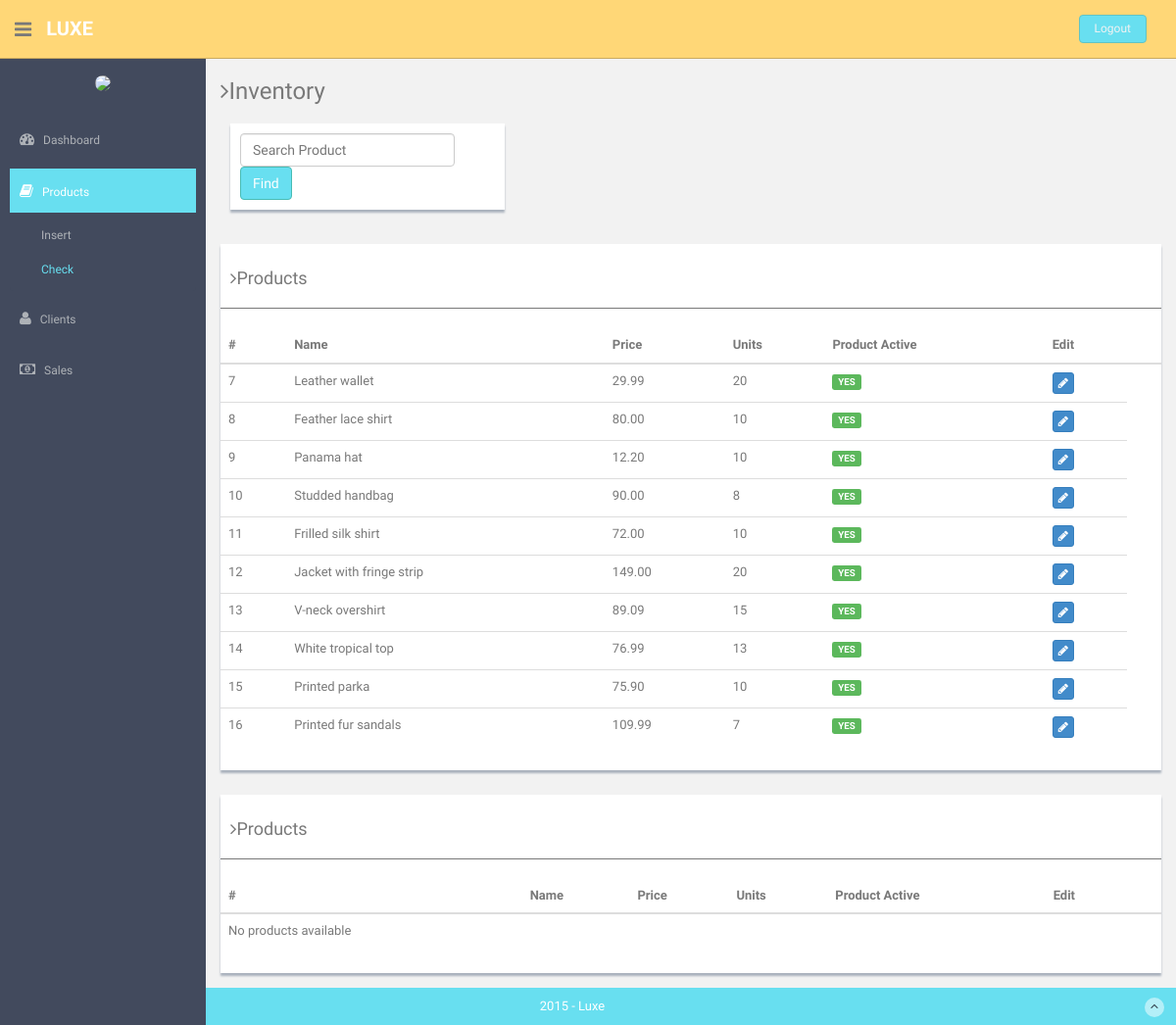
The page /inventory.php (signed in) on the database its author committed.
### tables this page shows
CREATE TABLE `Products` (
  `ProdId` int(4) NOT NULL AUTO_INCREMENT,
  `ProdName` varchar(100) NOT NULL,
  `ProdPrice` decimal(6,2) NOT NULL,
  `ProdUnits` int(2) NOT NULL,
  `ProdActive` enum('YES','NO') NOT NULL DEFAULT 'YES',
  PRIMARY KEY (`ProdId`),
  KEY `ProdId` (`ProdId`),
  KEY `ProdId_2` (`ProdId`)
);

### functions.php (called while the page is built, shortened)
<?php
	function viewActiveProducts(){
	      $db = Database::connect();
	      $db->setAttribute(PDO::ATTR_ERRMODE, PDO::ERRMODE_EXCEPTION);
	      $stmt = $db->query('select * from Products where ProdActive = "YES";');
         return $stmt;
	}
	function viewNonActiveProducts(){
	      $db = Database::connect();
	      $db->setAttribute(PDO::ATTR_ERRMODE, PDO::ERRMODE_EXCEPTION);
	      $stmt = $db->query('select * from Products where ProdActive = "NO";');
         return $stmt;
	}
?>

### inventory.php (the view, shortened to what this page needs)
<?php require_once 'functions.php';?>
<!DOCTYPE html>
<html lang="en">
  <head>
    <link href="assets/css/bootstrap.css" rel="stylesheet">
    <link href="assets/font-awesome/css/font-awesome.css" rel="stylesheet" />
    <link href="assets/css/style.css" rel="stylesheet">
    <link href="assets/css/style-responsive.css" rel="stylesheet">
  </head>
  <body>
  <section id="container" >
      <header class="header black-bg">
              <div class="sidebar-toggle-box">
                  <div class="fa fa-bars tooltips" data-placement="right" data-original-title="Toggle Navigation"></div>
              </div>
            <a href="index.php" class="logo"><b>Luxe</b></a>
            <div class="top-menu">
            	<ul class="nav pull-right top-menu">
                    <li><a class="logout" href="login.php">Logout</a></li>
            	</ul>
            </div>
        </header>
      <aside>
          <div id="sidebar"  class="nav-collapse ">
              <ul class="sidebar-menu" id="nav-accordion">
              	  <p class="centered"><img src="assets/img/ui-juan.jpg" class="img-circle" width="60"></p>
                  <li class="mt">
                      <a href="index.php">
                          <i class="fa fa-dashboard"></i>
                          <span>Dashboard</span>
                      </a>
                  </li>
                  <li class="sub-menu">
                      <a class="active" href="javascript:;" >
                          <i class="fa fa-book"></i>
                          <span>Products</span>
                      </a>
                      <ul class="sub">
                          <li><a href="formInventory.php">Insert</a></li>
                          <li class="active"><a href="inventory.php">Check</a></li>
                      </ul>
                  </li>
                  <li class="sub-menu">
                      <a id="products" href="javascript:;" >
                          <i class="fa fa-user"></i>
                          <span>Clients</span>
                      </a>
                  </li>
                  <li class="sub-menu">
                      <a href="sales.php">
                          <i class="fa fa-money"></i>
                          <span>Sales</span>
                      </a>
                  </li>
              </ul>
          </div>
      </aside>
      <section id="main-content">
          <section class="wrapper site-min-height">
          	<h3><i class="fa fa-angle-right"></i>Inventory</h3>
				<div class="row">
					<div class="col-md-4">
						<div class="form-panel">
							<form class="form-inline">
								<div class="form-group">
									<input type="text" class="form-control" name="productName" id="productName" placeholder="Search Product">
								</div>
								<span id="productFinder" class="btn btn-theme">Find</span>
							</form>
						</div>
					</div>
				</div>
          	<div class="row mt">
          		<div class="col-md-12">
	                  	  <div class="content-panel">
	                  	  	  <h4><i class="fa fa-angle-right"></i>Products</h4>
	                  	  	  <hr>
		                      <table class="table table-hover">
                              <thead>
                                 <tr>
                                    <th>#</th>
                                    <th>Name</th>
                                    <th>Price</th>
                                    <th>Units</th>
												<th>Product Active</th>
												<th>Edit</th>
												<th></th>
                                 </tr>
                              </thead>
                              <tbody>
                                 <?php
                                    $results = viewActiveProducts();
                                    if($results -> rowCount()<=0){
                                       echo '<tr><td>No products available</td></tr>';
                                    }else{
                                       foreach ($results as $row) {
                                          echo '<tr>';
                                          echo '<td>'. $row['ProdId'] . '</td>';
                                          echo '<td>'. $row['ProdName'].'</td>';
                                          echo '<td>'. $row['ProdPrice'].'</td>';
                                          echo '<td>'. $row['ProdUnits'].'</td>';
														echo '<td><span class="label label-success">'.$row['ProdActive'].'</span></td>';
                                          echo '<td>
                                               <a href="editProduct.php?id='.$row['ProdId'].'" class="btn btn-primary btn-xs"><i class="fa fa-pencil"></i></a>
                                               </td>';
                                          echo '</tr>';
                                       }
                                    }
                                 ?>
                              </tbody>
                            </table>
	                  	  </div>
	                  </div>
		          		<div class="col-md-12 mt">
			                  	  <div class="content-panel">
			                  	  	  <h4><i class="fa fa-angle-right"></i>Products</h4>
			                  	  	  <hr>
				                      <table class="table">
		                              <thead>
		                                 <tr>
		                                    <th>#</th>
		                                    <th>Name</th>
		                                    <th>Price</th>
		                                    <th>Units</th>
														<th>Product Active</th>
														<th>Edit</th>
														<th></th>
		                                 </tr>
		                              </thead>
		                              <tbody>
		                                 <?php
		                                    $results = viewNonActiveProducts();
		                                    if($results -> rowCount()<=0){
		                                       echo '<tr><td>No products available</td></tr>';
		                                    }
		                                 ?>
		                              </tbody>
		                            </table>
			                  	  </div>
			                  </div>
          	</div>
		</section>
      </section>
      <footer class="site-footer">
          <div class="text-center">
              2015 - Luxe
              <a href="inventory.php#" class="go-top">
                  <i class="fa fa-angle-up"></i>
              </a>
          </div>
      </footer>
  </section>
  </body>
</html>

### assets/css/style.css (style rules this page uses)
body { color: #797979; background: #f2f2f2; font-family: 'Ruda', sans-serif; padding: 0px !important; margin: 0px !important; font-size:13px; }
ul li { list-style: none; }
a, a:hover, a:focus { text-decoration: none; outline: none; }
#container { width: 100%; height: 100%; }
.btn-theme { color: #fff; background-color: #68dff0; border-color: #48bcb4; }
hr { margin-top: 20px; margin-bottom: 20px; border: 0; border-top: 1px solid #797979; }
.centered { text-align: center; }
.mt { margin-top: 25px; }
ul.top-menu > li > .logout { color: #f2f2f2; font-size: 12px; border-radius: 4px; -webkit-border-radius: 4px; border: 1px solid #64c3c2 !important; padding: 5px 15px; margin-right: 15px; background: #68dff0; margin-top: 15px; }
#sidebar { width: 210px; height: 100%; position: fixed; background: #424a5d; }
#sidebar ul li { position: relative; }
#sidebar .sub-menu > .sub li { padding-left: 32px; }
#sidebar .sub-menu > .sub li:last-child { padding-bottom: 10px; }
ul.sidebar-menu , ul.sidebar-menu li ul.sub { margin: -2px 0 0; padding: 0; }
ul.sidebar-menu { margin-top: 75px; }
#sidebar > ul > li > ul.sub { display: none; }
#sidebar > ul > li.active > ul.sub, #sidebar > ul > li > ul.sub > li > a { display: block; }
ul.sidebar-menu li ul.sub li { background: #424a5d; margin-bottom: 0; margin-left: 0; margin-right: 0; }
ul.sidebar-menu li ul.sub li:last-child { border-radius: 0 0 4px 4px; -webkit-border-radius: 0 0 4px 4px; }
ul.sidebar-menu li ul.sub li a { font-size: 12px; padding: 6px 0; line-height: 35px; height: 35px; -webkit-transition: all 0.3s ease; -moz-transition: all 0.3s ease; -o-transition: all 0.3s ease; -ms-transition: all 0.3s ease; transition: all 0.3s ease; color: #aeb2b7; }
ul.sidebar-menu li ul.sub li.active a { color: #68dff0; -webkit-transition: all 0.3s ease; -moz-transition: all 0.3s ease; -o-transition: all 0.3s ease; -ms-transition: all 0.3s ease; transition: all 0.3s ease; display: block; }
ul.sidebar-menu li { margin-bottom: 5px; margin-left:10px; margin-right:10px; }
ul.sidebar-menu li.sub-menu { line-height: 15px; }
ul.sidebar-menu li a span { display: inline-block; }
ul.sidebar-menu li a { color: #aeb2b7; text-decoration: none; display: block; padding: 15px 0 15px 10px; font-size: 12px; outline: none; -webkit-transition: all 0.3s ease; -moz-transition: all 0.3s ease; -o-transition: all 0.3s ease; -ms-transition: all 0.3s ease; transition: all 0.3s ease; }
ul.sidebar-menu li a.active, ul.sidebar-menu li a:hover, ul.sidebar-menu li a:focus { background: #68dff0; color: #fff; display: block; -webkit-transition: all 0.3s ease; -moz-transition: all 0.3s ease; -o-transition: all 0.3s ease; -ms-transition: all 0.3s ease; transition: all 0.3s ease; }
ul.sidebar-menu li a i { font-size: 15px; padding-right: 6px; }
ul.sidebar-menu li a.active i { color: #fff; }
#main-content { margin-left: 210px; }
.header, .footer { min-height: 60px; padding: 0 15px; }
.header { position: fixed; left: 0; right: 0; z-index: 1002; }
.black-bg { background: #ffd777; border-bottom: 1px solid #c9aa5f; }
.wrapper { display: inline-block; margin-top: 60px; padding-left: 15px; padding-right: 15px; padding-bottom: 15px; padding-top: 0px; width: 100%; }
a.logo { font-size: 20px; color: #ffffff; float: left; margin-top: 15px; text-transform: uppercase; }
a.logo b { font-weight: 900; }
#top_menu .nav > li, ul.top-menu > li { float: left; }
ul.top-menu > li > a { color: #666666; font-size: 16px; border-radius: 4px; -webkit-border-radius: 4px; border:1px solid #666666 !important; padding: 2px 6px; margin-right: 15px; }
.sidebar-toggle-box { float: left; padding-right: 15px; margin-top: 20px; }
.sidebar-toggle-box .fa-bars { cursor: pointer; display: inline-block; font-size: 20px; }
.content-panel { background: #ffffff; box-shadow: 0px 3px 2px #aab2bd; padding-top: 15px; padding-bottom: 5px; }
.content-panel h4 { margin-left: 10px; }
.form-panel { background: #ffffff; margin: 10px; padding: 10px; box-shadow: 0px 3px 2px #aab2bd; text-align: left; }
.site-footer { background: #68dff0; color: #fff; padding: 10px 0; }
.go-top { margin-right: 1%; float: right; background: rgba(255,255,255,.5); width: 20px; height: 20px; border-radius: 50%; -webkit-border-radius: 50%; }
.go-top i { color: #2A3542; }
.site-min-height { min-height: 900px; }

### rows shown on the page
products: ProdId "7", ProdName "Leather wallet", ProdPrice "29.99", ProdUnits "20", ProdActive "YES"
products: ProdId "8", ProdName "Feather lace shirt", ProdPrice "80.00", ProdUnits "10", ProdActive "YES"
products: ProdId "9", ProdName "Panama hat", ProdPrice "12.20", ProdUnits "10", ProdActive "YES"
products: ProdId "10", ProdName "Studded handbag", ProdPrice "90.00", ProdUnits "8", ProdActive "YES"
products: ProdId "11", ProdName "Frilled silk shirt", ProdPrice "72.00", ProdUnits "10", ProdActive "YES"
products: ProdId "12", ProdName "Jacket with fringe strip", ProdPrice "149.00", ProdUnits "20", ProdActive "YES"
products: ProdId "13", ProdName "V-neck overshirt", ProdPrice "89.09", ProdUnits "15", ProdActive "YES"
products: ProdId "14", ProdName "White tropical top", ProdPrice "76.99", ProdUnits "13", ProdActive "YES"
products: ProdId "15", ProdName "Printed parka", ProdPrice "75.90", ProdUnits "10", ProdActive "YES"
products: ProdId "16", ProdName "Printed fur sandals", ProdPrice "109.99", ProdUnits "7", ProdActive "YES"
